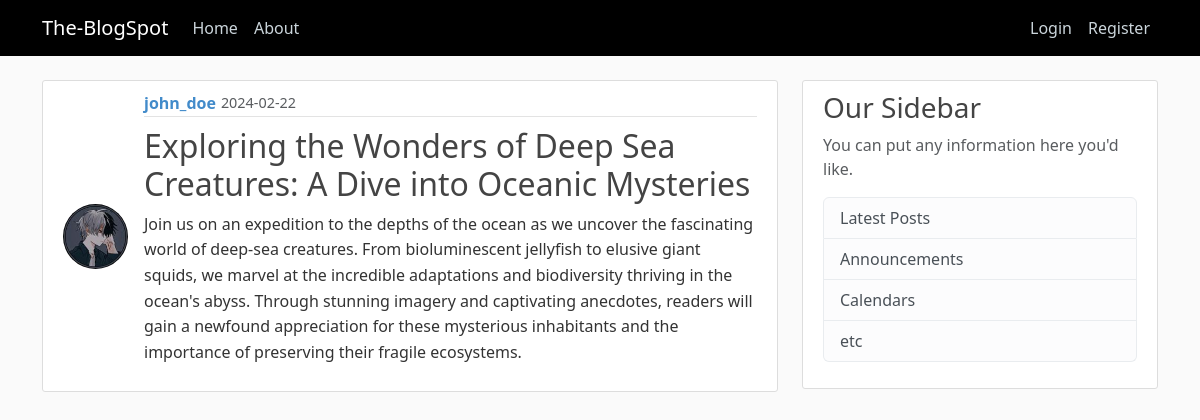
The app's page /post/4 with its own data.
### blogspot/models.py (models this page shows, shortened)
class User(db.Model, UserMixin):
    id = db.Column(db.Integer, primary_key =True)
    username = db.Column(db.String(20), unique =True, nullable =False)
    email = db.Column(db.String(100), unique =True, nullable =False)
    password = db.Column(db.String(50), nullable =False)
    image_file = db.Column(db.String(100), default='default.jpg', nullable =False)
    post = db.relationship('Post', backref ='author', lazy =True)

class Post(db.Model):
    id = db.Column(db.Integer, primary_key =True)
    title = db.Column(db.String(100), nullable =False)
    date_posted = db.Column(db.DateTime, nullable = False, default =datetime.utcnow)
    content = db.Column(db.Text, nullable =False)
    user_id = db.Column(db.Integer, db.ForeignKey('user.id'), nullable =False)

### blogspot/routes.py (the view)
@app.route("/post/<int:post_id>")
def post(post_id):
     post =Post.query.get_or_404(post_id)
     return render_template('post.html', title =post.title, post=post)

### blogspot/templates/post.html (shortened to what this page needs)
{% extends "layout.html" %}
{% block content %}
  <article class="media content-section">
    <img class="rounded-circle article-img" src="{{ url_for('static', filename='profile_pics/' + post.author.image_file) }}">
    <div class="media-body">
      <div class="article-metadata">
        <a class="mr-2" href="{{url_for('user_post', username =post.author.username)}}">{{ post.author.username }}</a>
        <small class="text-muted">{{ post.date_posted.strftime('%Y-%m-%d') }}</small>
      </div>
      <h2 class="article-title">{{ post.title }}</h2>
      <p class="article-content">{{ post.content }}</p>
    </div>
  </article>
{% endblock content %}

### blogspot/static/main.css (style rules this page uses)
a { text-decoration: none; }
body { background: #fafafa; color: #333333; margin-top: 5rem; }
h1, h2, h3, h4, h5, h6 { color: #444444; }
.content-section { background: #ffffff; padding: 10px 20px; border: 1px solid #dddddd; border-radius: 3px; margin-bottom: 20px; }
.article-title { color: #444444; }
.article-content { white-space: pre-line; }
.article-img { height: 65px; width: 65px; margin-right: 16px; }
.article-metadata { padding-bottom: 1px; margin-bottom: 4px; border-bottom: 1px solid #e3e3e3 }
.media { display: flex; align-items: center; }
.media-body { flex: 1; }
.article-metadata { display: flex; align-items: center; margin-bottom: 10px; }
.article-metadata a { color: #428bca; font-weight: bold; text-decoration: none; transition: color 0.3s; }
.article-metadata small { color: #888888; font-size: 0.9em; margin-left: 5px; }
.article-title { margin-top: 10px; }
.article-content { line-height: 1.6; }

### records on screen
User: image_file (picture), author.username "john_doe"
Post: date_posted "2024-02-22", title "Exploring the Wonders of Deep Sea Creatures: A Dive into Oceanic Mysteries", content "Join us on an expedition to the depths of the ocean as we uncover the fascinating world of deep-sea creatures. From bioluminescent jellyfish to elusive giant squids, we marvel at the incredible adaptations and biodiversity thriving in the ocean's abyss. Through stunning imagery and captivating anecdotes, readers will gain a newfound appreciation for these mysterious inhabitants and the importance of preserving their fragile ecosystems."
